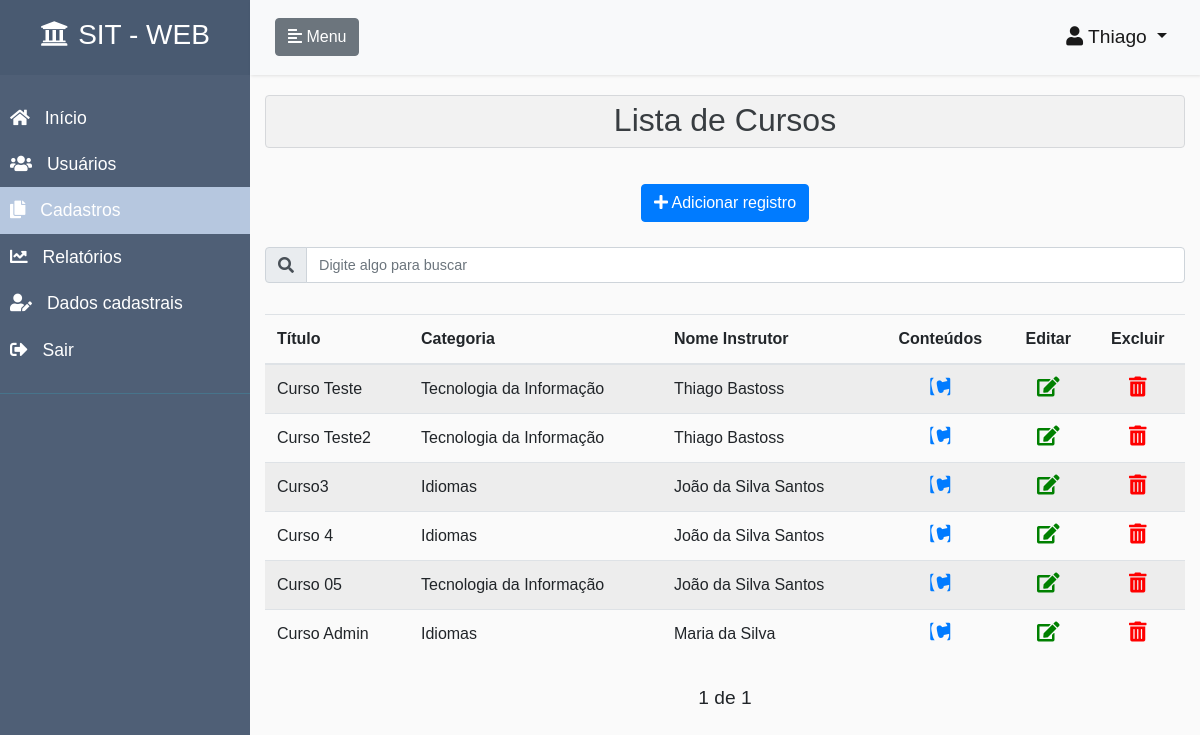
The app's page /cadastros-cursos/ (signed in) with its own data.
### accounts/models.py (models this page shows, shortened)
class CustomUser(AbstractUser):
    ALUNO = 1
    INSTRUTOR = 2
    PERFIS = (
        (ALUNO, 'Aluno'),
        (INSTRUTOR, 'Instrutor')
    )
    email = models.EmailField(unique=True)
    perfil = models.PositiveSmallIntegerField(
        choices=PERFIS,
        null=True,
        blank=True
    )
    REQUIRED_FIELDS = []
    USERNAME_FIELD = 'email'
    def tem_perfil_aluno(self):
        if self.perfil == self.ALUNO:
            return True
        return False
    def tem_perfil_instrutor(self):
        if self.perfil == self.INSTRUTOR:
            return True
        return False
    def tem_perfil_administrador(self):
        return self.is_staff

### core/models.py (models this page shows, shortened)
class Curso(models.Model):
    objects = CursoManager()
    titulo = models.CharField(unique=True, max_length=70)
    categoria = models.ForeignKey(Categoria, on_delete=models.CASCADE)
    usuario = models.ForeignKey(AUTH_USER_MODEL, on_delete=models.CASCADE)
    nome_instrutor = models.CharField(null=True, blank=True, max_length=50)
    palavras_chaves = models.CharField(max_length=150, null=True, blank=True)
    descricao = models.TextField(max_length=250, null=True, blank=True)
    publicado = models.BooleanField(default=False)
    data_publicado = models.DateTimeField(null=True, blank=True)
    data_criacao = models.DateTimeField(auto_now_add=True, null=True, blank=True)
    data_atualizacao = models.DateTimeField(auto_now=True, null=True, blank=True)
    class Meta:
        verbose_name = "Curso"
        verbose_name_plural = "Cursos"
    class CustomMeta:
        ordering_field = 'titulo'
        search_fields = ['titulo', 'categoria__titulo', 'usuario__username', 'palavras_chaves', 'descricao']

class Categoria(models.Model):
    objects = CategoriaManager()
    titulo = models.CharField(max_length=40)
    data_criacao = models.DateTimeField(auto_now_add=True, null=True, blank=True)
    data_atualizacao = models.DateTimeField(auto_now=True, null=True, blank=True)
    class Meta:
        verbose_name = "Categoria"
        verbose_name_plural = "Categorias"
    class CustomMeta:
        ordering_field = 'titulo'
        search_fields = ['titulo',]

### core/views.py (the view)
# urls.py: path('cadastros-cursos/',              registrosListView,  {'modelo': Curso},          name='cadastros-cursos'),
@login_required
def registrosListView(request, modelo):
    perfil_aluno = False
    perfil_instrutor = False
    perfil_administrador = False
    lista_categorias = False
    lista_cursos = False
    lista_unidades = False
    lista_videos = False
    lista_arquivos = False
    lista_questionarios = False
    lista_questoes = False
    lista_alternativas = False
    lista_avaliacoes = False
    lista_inscricoes = False
    if request.user.tem_perfil_aluno():
        return trata_usuario_sem_permissao(request)
    if request.user.tem_perfil_administrador():
        perfil_administrador = True
    if request.user.tem_perfil_instrutor():
        perfil_instrutor = True
    if modelo == Categoria:
        lista_categorias = True
    if modelo == Curso:
        lista_cursos = True
    if modelo == Unidade:
        lista_unidades = True
    if modelo == Video:
        lista_videos = True
    if modelo == Arquivo:
        lista_arquivos = True
    if modelo == Questionario:
        lista_questionarios = True
    if modelo == Questao:
        lista_questoes = True
    if modelo == Alternativa:
        lista_alternativas = True
    if modelo == Avaliacao:
        lista_avaliacoes = True
    if modelo == Inscricao:
        lista_inscricoes = True
    tituloPagina = modelo._meta.verbose_name_plural
    nomeLink = remover_acentos(modelo._meta.verbose_name.lower())
    try:
        search = request.GET.get('search')
    except:
        search = None
    if search:
        search_fields = modelo.CustomMeta.search_fields
        filtro = reduce(or_, [Q(**{'{}__icontains'.format(f): search}) for f in search_fields], Q())
        objetos = modelo.objects.obtem_objetos_por_perfil_usuario(
            request.user
        ).filter(
            filtro
        ).order_by(
            '-data_atualizacao'
        )
    else:
        lista_objetos = modelo.objects.obtem_objetos_por_perfil_usuario(
            request.user
        ).order_by(
            '-data_atualizacao'
        )
        paginator = Paginator(lista_objetos, 10)
        page = request.GET.get('page')
        objetos = paginator.get_page(page)
    nao_tem_objetos = False
    if len(objetos) == 0:
        nao_tem_objetos = True
    nome_template = 'core/registros-lista.html'
    if request.is_ajax():
        nome_template = 'core/registros-lista-conteudo.html'
    return render(
        request,
        nome_template,
        {
            'objetos': objetos,
            'tituloPagina': tituloPagina,
            'nomeLink': nomeLink,
            'perfil_aluno': perfil_aluno,
            'perfil_administrador': perfil_administrador,
            'perfil_instrutor': perfil_instrutor,
            'lista_categorias': lista_categorias,
            'lista_cursos': lista_cursos,
            'lista_unidades': lista_unidades,
            'lista_videos': lista_videos,
            'lista_arquivos': lista_arquivos,
            'lista_questionarios': lista_questionarios,
            'lista_questoes': lista_questoes,
            'lista_alternativas': lista_alternativas,
            'lista_avaliacoes': lista_avaliacoes,
            'lista_inscricoes': lista_inscricoes,
            'nao_tem_objetos': nao_tem_objetos,
            'menu_inicio': False,
            'menu_meus_cursos': False,
            'menu_cadastros': True,
            'menu_relatorios': False,
            'menu_usuarios': False,
            'menu_dados_cadastrais': False,
        }
    )

### core/templates/core/registros-lista.html (shortened to what this page needs)
{% extends 'pagina-inicial.html' %}
{% block content_page %}
<div class="col-12 list-div">
    <div class="alert alert-secondary" role="alert" style="background-color: rgba(0,0,0,.03); padding: 0;">
        <h2 class="text-center" style="margin-top: 5px;">Lista de {{tituloPagina}}</h2>
    </div>
    <div class="btn-toolbar justify-content-between" role="toolbar" aria-label="Toolbar with button groups">
        <div class="col text-center" style="margin-top: 20px; margin-bottom: 10px;">
          <a href="/adiciona-{{nomeLink}}/" class="btn btn-primary " role="button" title="Adiciona um novo registro">
              <i class="fas fa-plus class-icone-button"></i>
                  Adicionar registro
          </a>
        </div>
    </div>
    <div class="col-12 search-div">
        <form method="GET" id="search-form">
                <div class="input-group mb-3">
                    <div class="input-group-prepend">
                        <span class="input-group-text" id="basic-addon1"><i class="fas fa-search" id="teste"></i></span>
                    </div>
                    <input class="form-control" type="text" id="search" name="search"
                           placeholder="Digite algo para buscar"
                           value="{{ request.GET.search }}"
                           style="font-size: 0.9rem"
                           title="Informe qualquer caracteristica de um curso para filtrar">
                </div>
        </form>
    </div>
    {% if nao_tem_objetos == False %}
    <div class="container-pesquisa">
        {% include  'core/registros-lista-conteudo.html' %}
    </div>
    <div class="pagination" style="margin-top: 10px;">
        <span class="step-links">
            <div class="btn-toolbar justify-content-between" role="toolbar" aria-label="Toolbar with button groups">
                <span>
                    {% if objetos.paginator.num_pages %}
                    <span class="current" style="font-size: 1.2rem;">
                        {{ objetos.number }} de {{ objetos.paginator.num_pages }}
                    </span>
                    {% endif %}
                </span>
            </div>
        </span>
    </div>
    {% else %}
        <h5 class="text-center" style="margin-top: 20px;">Sem cadastros a serem exibidos</h5>
    {% endif %}
</div>
{% endblock %}

### templates/pagina-inicial.html (shortened to what this page needs)
{% extends  'base.html' %}
{% load static %}
{% load crispy_forms_tags %}
{% block head %}
    <link rel="stylesheet" href="{% static 'css/styles.css' %}">
{% endblock %}
{% block body %}
<body>
    <div class="wrapper">
        <nav id="sidebar">
            <div class="sidebar-header">
                <h3><a href="/" style="color: white;"><i class="fas fa-university class-icone" style="margin-right: 10px;  margin-top: 5px;"></i>SIT - WEB</a></h3>
            </div>
            <ul class="list-unstyled components">
                {% if menu_inicio == True %}
                <li class="active">
                    <a class="class-link" href="/area-usuario" title="Acessa área do usuário">
                        <i class="fas fa-home class-icon"></i>
                        Início
                    </a>
                </li>
                {% else%}
                <li>
                    <a class="class-link" href="/area-usuario" title="Acessa área do usuário">
                        <i class="fas fa-home class-icon"></i>
                        Início
                    </a>
                </li>
                {% endif %}
                {% if perfil_administrador == True %}
                    {% if menu_usuarios == True %}
                    <li class="active">
                    {% else %}
                    <li>
                    {% endif %}
                        <a class="class-link" href="/accounts/lista-usuarios" title="Acessa gerência de usuários">
                            <i class="fas fa-users class-icon"></i>
                            Usuários
                        </a>
                    </li>
                {% endif %}
                {% if perfil_administrador == True or perfil_instrutor == True %}
                    {% if menu_cadastros == True %}
                    <li class="active">
                    {% else %}
                    <li>
                    {% endif %}
                        <a class="class-link" href="/cadastros-conteudos" title="Acessa cadastros de conteúdos">
                            <i class="fas fa-copy class-icon"></i>
                            Cadastros
                        </a>
                    </li>
                {% endif %}
                {% if menu_relatorios == True %}
                <li class="active">
                    <a class="class-link" href="/relatorio-acompanhamento/"  title="Acessa relatórios de acompanhamento">
                        <i class="fas fa-chart-line class-icon"></i>
                        Relatórios
                    </a>
                </li>
                {% else%}
                <li>
                    <a class="class-link" href="/relatorio-acompanhamento/" title="Acessa relatórios de acompanhamento">
                        <i class="fas fa-chart-line class-icon"></i>
                        Relatórios
                    </a>
                </li>
                {% endif %}
                {% if menu_dados_cadastrais == True %}
                    <li class="active">
                {% else%}
                    <li>
                {% endif %}
                    <a class="class-link" href="/accounts/edit/{{ user.id }}" title="Informações de dados cadastrais do usuário">
                        <i class="fas fa-user-edit class-icon"></i>
                        Dados cadastrais
                    </a>
                </li>
                <li>
                    <a class="class-link" href="/accounts/logout" title="Realiza logout do usuário">
                        <i class="fas fa-sign-out-alt class-icon"></i>
                        Sair
                    </a>
                </li>
            </ul>
        </nav>
        <div id="content" class="container-fluid" style="padding-top: 0; padding-left: 0; padding-right: 0;">
            <nav class="navbar navbar-expand-lg navbar-light bg-light">
                <div class="container-fluid">
                    <button type="button" id="sidebarCollapse" class="btn btn-secondary">
                        <i class="fas fa-align-left"></i>
                        <span class="class-span">Menu</span>
                    </button>
                    <div class="collapse navbar-collapse" id="navbarSupportedContent">
                        <ul class="navbar-nav ml-auto">
                              <li class="nav-item active dropdown">
                                <a class="nav-link dropdown-toggle" href="#" id="navbarDropdownMenuLink" data-toggle="dropdown" aria-haspopup="true" aria-expanded="false" style="font-size: 1.2rem;">
                                  <i class="fas fa-user class-icon icone-usuario"></i>{{ user.first_name }}
                                </a>
                              </li>
                        </ul>
                    </div>
                </div>
            </nav>
            <div class="container-fluid">
                {% block content_page %}{% endblock %}
            </div>
        </div>
    </div>
</body>
{% endblock %}

### core/templates/core/registros-lista-conteudo.html (shortened to what this page needs)
       <div style="overflow-x:auto;">
            <table class="table table-striped">
                <thead>
                    <tr>
                        {% if lista_cursos == True%}
                        <th scope="col">Título</th>
                        <th scope="col">Categoria</th>
                        <th scope="col">Nome Instrutor</th>
                        <th scope="col"><div class="text-center">Conteúdos</div></th>
                        {% endif %}
                        {% if lista_avaliacoes == False and lista_inscricoes == False%}
                        <th scope="col"><div class="text-center">Editar</div></th>
                        {% endif %}
                        <th scope="col"><div class="text-center">Excluir</div></th>
                    </tr>
                </thead>
                <tbody>
                {% for objeto in objetos %}
                    <tr>
                        {% if lista_cursos == True%}
                        <td>{{ objeto.titulo }}</td>
                        <td>{{ objeto.categoria.titulo }}</td>
                            {% if objeto.nome_instrutor == None or objeto.nome_instrutor == "" %}
                            <td>{{ objeto.usuario.get_full_name }}</td>
                            {% else %}
                            <td>{{ objeto.nome_instrutor }}</td>
                            {% endif %}
                            <td>
                                <div class="text-center">
                                    <a href="/cadastro-conteudo-curso/{{ objeto.id }}" title="Acessa página de cadastro de conteúdos do curso">
                                        <i class="fab fa-contao" style="cursor: pointer; font-size: 20px; color: #007bff;"></i>
                                    </a>
                                </div>
                            </td>
                        {% endif %}
                        {% if lista_avaliacoes == False and lista_inscricoes == False%}
                        <td>
                            <div class="text-center">
                                <a href="/edita-{{nomeLink}}/{{ objeto.id }}" title="Abre edição do registro selecionado">
                                    <i class="fas fa-edit" style="cursor: pointer; font-size: 20px; color: green;"></i>
                                </a>
                            </div>
                        </td>
                        {% endif %}
                        <td>
                            <div class="text-center">
                                <i class="fas fa-trash-alt" style="cursor: pointer; font-size: 20px; color: red;" onclick="removeItem({{ objeto.id }}, '/remove-{{nomeLink}}/{{ objeto.id }}')" title="Remove registro selecionado"></i>
                            </div>
                        </td>
                    </tr>
                {% endfor %}
                </tbody>
            </table>
       </div>

### records on screen
CustomUser: first_name "Thiago"
Curso: titulo "Curso Teste", categoria.titulo "Tecnologia da Informação", usuario.get_full_name "Thiago Bastoss"
Curso: titulo "Curso Teste2", categoria.titulo "Tecnologia da Informação", usuario.get_full_name "Thiago Bastoss"
Curso: titulo "Curso3", categoria.titulo "Idiomas", usuario.get_full_name "João da Silva Santos"
Curso: titulo "Curso 4", categoria.titulo "Idiomas", usuario.get_full_name "João da Silva Santos"
Curso: titulo "Curso 05", categoria.titulo "Tecnologia da Informação", usuario.get_full_name "João da Silva Santos"
Curso: titulo "Curso Admin", categoria.titulo "Idiomas", nome_instrutor "Maria da Silva"

### other values on screen
{{ tituloPagina }} "Cursos"
{{ objetos.number }} "1"
{{ objetos.paginator.num_pages }} "1"
